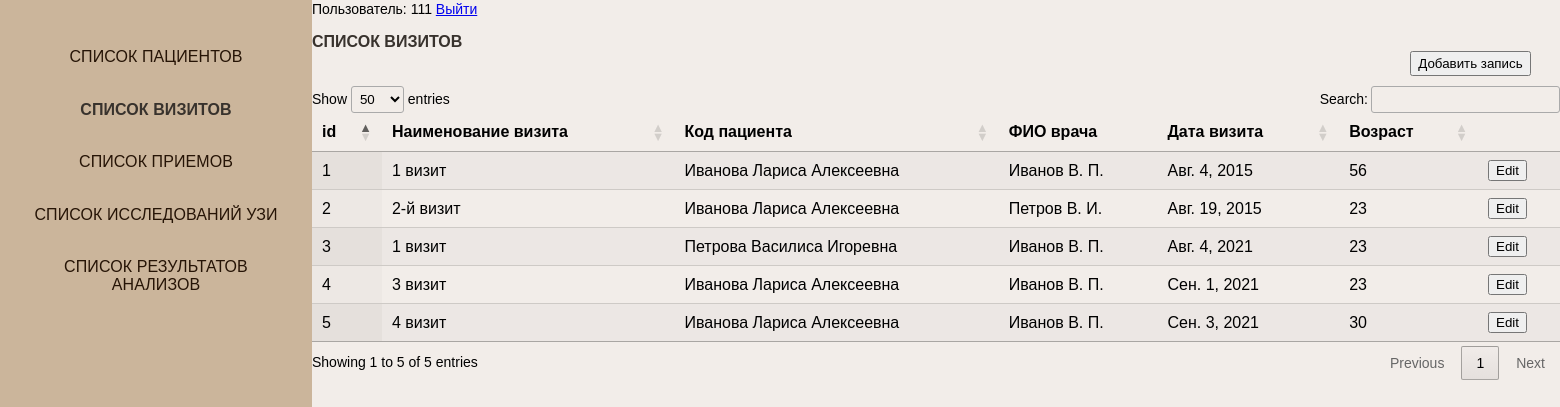
The app's page /visits_list (signed in) with its own data.
### PCOS_diag/apps/patients/models.py (models this page shows, shortened)
class Visit(models.Model):
	name_visit			= models.CharField('Номер визита', max_length=20)
	patient_key			= models.ForeignKey(Patient,  on_delete=models.CASCADE)
	doctor_key			= models.ForeignKey(Doctor, on_delete=models.CASCADE)
	date 				= models.DateField()
	age_visit			= models.IntegerField()
	inform_consent		= models.BooleanField(choices=BOOL_CHOICES,  default='No')
	comply_all_study	= models.BooleanField(choices=BOOL_CHOICES,  default='No')
	female_age			= models.BooleanField(choices=BOOL_CHOICES,  default='No')
	current_preg_lact	= models.BooleanField(choices=BOOL_CHOICES,  default='No')
	history_hysterectomy	= models.BooleanField(choices=BOOL_CHOICES,  default='No')
	risk_no_compliance		= models.BooleanField(choices=BOOL_CHOICES,  default='No')
	unwillingness				= models.BooleanField(choices=BOOL_CHOICES,  default='No')
	medicince_listed_now_10	= models.BooleanField(choices=BOOL_CHOICES,  default='No')
	medicince_listed_3month_10= models.BooleanField(choices=BOOL_CHOICES,  default='No')
	PCOS 						= models.IntegerField(blank=True, null=True)
	Exclusion 					= models.IntegerField(blank=True, null=True)
	Grey 						= models.IntegerField(blank=True, null=True)
	Phenotype 					= models.CharField('Фенотип', max_length=1,blank=True)
	PCOS_text 					= models.TextField('Заключение', max_length=500,blank=True)
	Exclusion_text				= models.TextField('ПричиныИсключения', max_length=500,blank=True)

class Patient(models.Model):
	name_patient = models.CharField('ФИО', max_length=200)
	day_of_birth     = models.DateField('Дата рождения')
	ethnicity_key    = models.ForeignKey(Ethnicity, on_delete=models.CASCADE)
	def __str__(self):
		return self.name_patient

class Doctor(models.Model):
	name_doctor = models.CharField('Имя доктора', max_length=200)
	def __str__(self):
		return self.name_doctor

### PCOS_diag/apps/patients/views.py (the view)
# urls.py: path('visits_list', views.visits_list, name='visits_list'),
@login_required(login_url='/login_user')
def visits_list(request):
	try:
		visits_ = Visit.objects.order_by('date')
	except:
		raise Http404("Визиты!")
	return render(request, 'patients/visits_list.html',{'visits_':visits_})

### PCOS_diag/templates/patients/visits_list.html (shortened to what this page needs)
<!{% load static %}
<!DOCTYPE html>
<html lang="en">
<head>
	<link rel="stylesheet" href="{% static 'css/style_db.css' %}" />
	<link rel="stylesheet" type="text/css" href="https://cdn.datatables.net/1.10.25/css/jquery.dataTables.min.css"/>
</head>
<body>
	<nav class="left__side">
		<ul class="tables__navigation">
			<li>
				<a href="patients_list" class="root__item">Список пациентов</a>
			</li>
			<li>
				<a href="visits_list" class="root__item__selected">Список визитов</a>
			</li>
			<li>
				<a href="appointments_list" class="root__item">Список приемов</a>
			</li>
			<li>
				<a href="ultrasounds_list" class="root__item">Список исследований УЗИ</a>
			</li>
			<li>
				<a href="laboratory_results_list" class="root__item">Список результатов анализов</a>
			</li>
		</ul>
	</nav>
	<div class="right__side">
		<span> Пользователь: {{request.user}}</span>
		<span> <a href="logout_user">Выйти</a></span>
		<br>
		<div class="head__table">
			Список визитов
		</div>
		<div class="content__table">
			<form action="add_visit" class="add_btn" >
    			<input type="submit" style="height:25px" value="Добавить запись" />
			</form>
			{% if visits_%}
			<table id="table_id2" class="display" style="width:100%">
			<thead>
				<tr>
					<th> id</th>
					<th> Наименование визита</th>
					<th> Код пациента</th>
					<th> ФИО врача</th>
					<th> Дата визита</th>
					<th> Возраст</th>
					<th></th>
				</tr>
			</thead>
				<tbody>
					{%for a in visits_ %}
						<tr>
							<td > {{a.id}}</td>
							<td > {{a.name_visit}}</td>
							<td > {{a.patient_key}} </td>
							<td > {{a.doctor_key}}</td>
							<td > {{a.date}}</td>
							<td > {{a.age_visit}}</td>
							<td></td>
						</tr>
					{% endfor %}
				</tbody>
		</table>
		{% endif %}
		</div>
	</div>
</body>
</html>

### PCOS_diag/static/css/style_db.css (style rules this page uses)
html { display: block; }
html, body { margin: 0; padding: 0; border: 0; }
body { font: 14px/18px Arial, sans-serif; width: 100%; height: 100%; background-color: #f2ede9; }
.tables__navigation { text-transform: uppercase; height: 300px; padding: 20 20px; list-style: none; box-sizing: border-box; display: flex; justify-content: space-between; flex-direction: column; align-items: center; }
.root__item__selected { color: #38322d; cursor: pointer; display: inline-block; font-family: Arsenal, Arial, Helvetica, sans-serif; font-size: 16px; font-stretch: 100%; font-style: normal; font-variant-caps: normal; font-variant-east-asian: normal; font-variant-ligatures: normal; font-variant-numeric: normal; font-weight: 600; height: 18px; letter-spacing: 0.08px; line-height: 18px; list-style-image: none; list-style-position: outside; list-style-type: none; padding-bottom: 14px; padding-left: 10px; padding-right: 10px; padding-top: 14px; text-align: center; text-decoration-color: #7d6857; text-decoration-line: none; text-decoration-style: solid; text-decoration-thickness: auto; text-transform: uppercase; transition-delay: 0s, 0s; transition-duration: 0.2s, 0.2s; transition-property: color, font-weight; transition-timing-function: ease, ease; width 65.4375px; }
.root__item { color: #261406; cursor: pointer; display: inline-block; font-family: Arsenal, Arial, Helvetica, sans-serif; font-size: 16px; font-stretch: 100%; font-style: normal; font-variant-caps: normal; font-variant-east-asian: normal; font-variant-ligatures: normal; font-variant-numeric: normal; font-weight: 400; height: 18px; letter-spacing: 0.08px; line-height: 18px; list-style-image: none; list-style-position: outside; list-style-type: none; padding-bottom: 14px; padding-left: 10px; padding-right: 10px; padding-top: 14px; text-align: center; text-decoration-color: #261406; text-decoration-line: none; text-decoration-style: solid; text-decoration-thickness: auto; text-transform: uppercase; transition-delay: 0s, 0s; transition-duration: 0.2s, 0.2s; transition-property: color, font-weight; transition-timing-function: ease, ease; }
.left__side { height: 100%; background-color: #cbb59b; width: 20%; float: left; min-width: 20%; }
.right__side { height: 100%; float: left; width: 80%; min-width: 20%; }
.head__table { height: 5%; color: #38322d; display: inline-block; font-family: Arsenal, Arial, Helvetica, sans-serif; font-size: 16px; font-stretch: 100%; font-style: normal; font-weight: 600; height: 18px; text-transform: uppercase; margin-top: 15px; }
.content__table { height: 98%; }
.add_btn { position: relative; left: 88%; margin-bottom: 10px; }

### records on screen
Visit: id "1", name_visit "1 визит", patient_key "Иванова Лариса Алексеевна", doctor_key "Иванов В. П.", date "Авг. 4, 2015", age_visit "56"
Visit: id "2", name_visit "2-й визит", patient_key "Иванова Лариса Алексеевна", doctor_key "Петров В. И.", date "Авг. 19, 2015", age_visit "23"
Visit: id "3", name_visit "1 визит", patient_key "Петрова Василиса Игоревна", doctor_key "Иванов В. П.", date "Авг. 4, 2021", age_visit "23"
Visit: id "4", name_visit "3 визит", patient_key "Иванова Лариса Алексеевна", doctor_key "Иванов В. П.", date "Сен. 1, 2021", age_visit "23"
Visit: id "5", name_visit "4 визит", patient_key "Иванова Лариса Алексеевна", doctor_key "Иванов В. П.", date "Сен. 3, 2021", age_visit "30"

### other values on screen
{{ request.user }} "111"
